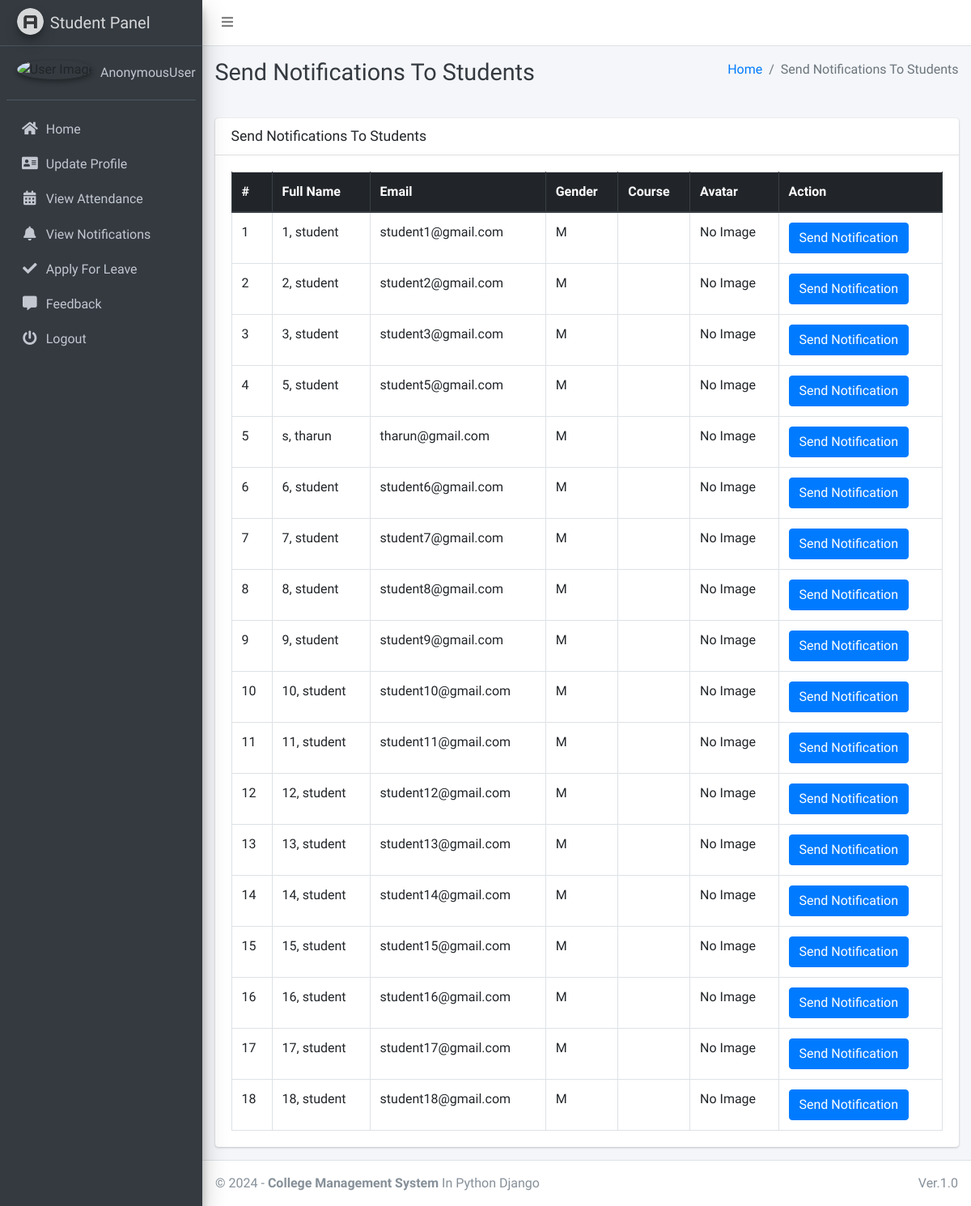
The app's page /admin_notify_student, older data.
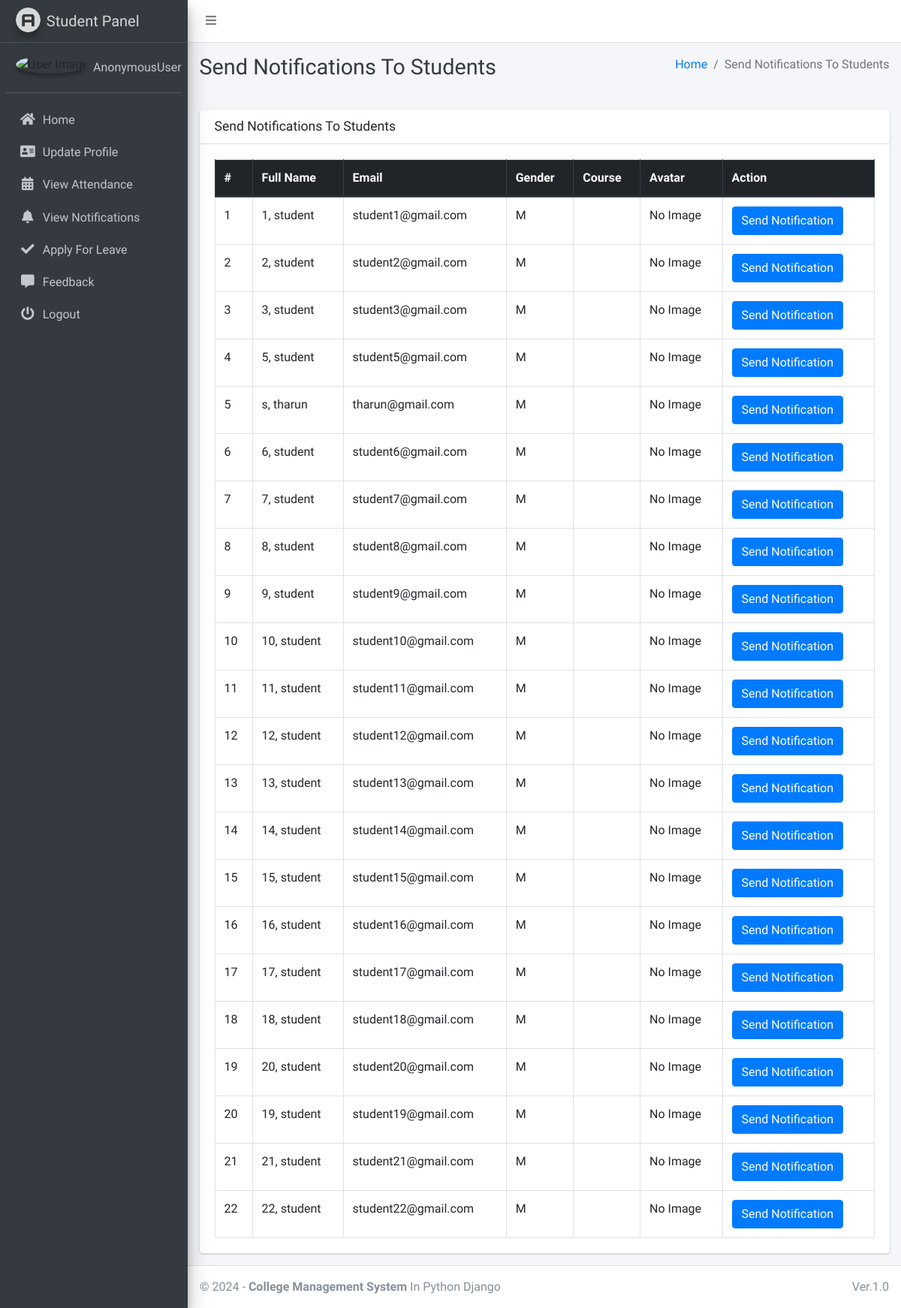
The same page, newer data.
### main_app/models.py (models this page shows, shortened)
class CustomUser(AbstractUser):
    USER_TYPE = ((1, "HOD"), (2, "Staff"), (3, "Student"))
    GENDER = [("M", "Male"), ("F", "Female")]
    username = None  # Removed username, using email instead
    email = models.EmailField(unique=True)
    user_type = models.CharField(default=1, choices=USER_TYPE, max_length=1)
    gender = models.CharField(max_length=1, choices=GENDER)
    profile_pic = models.ImageField(blank=True)
    fcm_token = models.TextField(default="")  # For firebase notifications
    created_at = models.DateTimeField(auto_now_add=True)
    updated_at = models.DateTimeField(auto_now=True)
    address = models.TextField(blank=True)
    father_name = models.CharField(max_length=150, blank=True)
    father_occupation = models.CharField(max_length=150, blank=True)
    mother_name = models.CharField(max_length=150, blank=True)
    mother_occupation = models.CharField(max_length=150, blank=True)
    mark_10 = models.FloatField(blank=True, null=True)
    mark_12 = models.FloatField(blank=True, null=True)
    academic_qualification = models.TextField(blank=True)
    work_experience = models.TextField(blank=True)
    USERNAME_FIELD = "email"
    REQUIRED_FIELDS = []
    objects = CustomUserManager()

### main_app/hod_views.py (the view)
# urls.py: path("admin_notify_student", hod_views.admin_notify_student,
def admin_notify_student(request):
    student = CustomUser.objects.filter(user_type=3)
    context = {
        'page_title': "Send Notifications To Students",
        'students': student
    }
    return render(request, "hod_template/student_notification.html", context)

### main_app/templates/hod_template/student_notification.html (shortened to what this page needs)
{% extends 'main_app/base.html' %}
{% load static %}
{% block page_title %}{{page_title}}{% endblock page_title %}
{% block content %}
<section class="content">
    <div class="container-fluid">
        <div class="row">
            <div class="col-md-12">
                <div class="card">
                    <div class="card-header">
                        <h3 class="card-title">{{page_title}}</h3>
                    </div>
                    <div class="card-body">
                        <table id="example2" class="table table-bordered table-hover">
                            <thead class="thead-dark">
                                <tr>
                                    <th>#</th>
                                    <th>Full Name</th>
                                    <th>Email</th>
                                    <th>Gender</th>
                                    <th>Course</th>
                                    <th>Avatar</th>
                                    <th>Action</th>
                                </tr>
                            </thead>
                            <tbody>
                                {% for student in students %}
                                <tr>
                                    <td>{{ forloop.counter }}</td>
                                    <td>{{student.last_name}}, {{student.first_name}}</td>
                                    <td>{{student.email}}</td>
                                    <td>{{student.gender}}</td>
                                    <td>{{student.student.course.name}}</td>
                                    <td>
                                        {% if student.profile_pic == ""  %}
                                        No Image
                                        {% else %}
                                        <img class="img img-fluid mb-2" height="56" width="56"
                                            src="{{student.profile_pic}}" alt="">
                                        {% endif %}
                                    </td>
                                    <td><button data-toggle = "modal" data-target = "#myModal"class="btn btn-primary show_notification" value="{{student.id}}">Send Notification</button>
                                    </td>
                                </tr>
                                {% endfor %}
                            </tbody>
                        </table>
                    </div>
                </div>
            </div>
        </div>
    </div>
</section>
{% endblock content %}

Row changes from the older to the newer data that the page shows:
added CustomUser: last_name "20", first_name "student", email "student20@gmail.com", gender "M", profile_pic "No Image"
added CustomUser: last_name "19", first_name "student", email "student19@gmail.com", gender "M", profile_pic "No Image", {{ student.id }} 21 (drawn)
added CustomUser: last_name "21", first_name "student", email "student21@gmail.com", gender "M", profile_pic "No Image", {{ student.id }} 22 (drawn)
added CustomUser: last_name "22", first_name "student", email "student22@gmail.com", gender "M", profile_pic "No Image", {{ student.id }} 23 (drawn)
